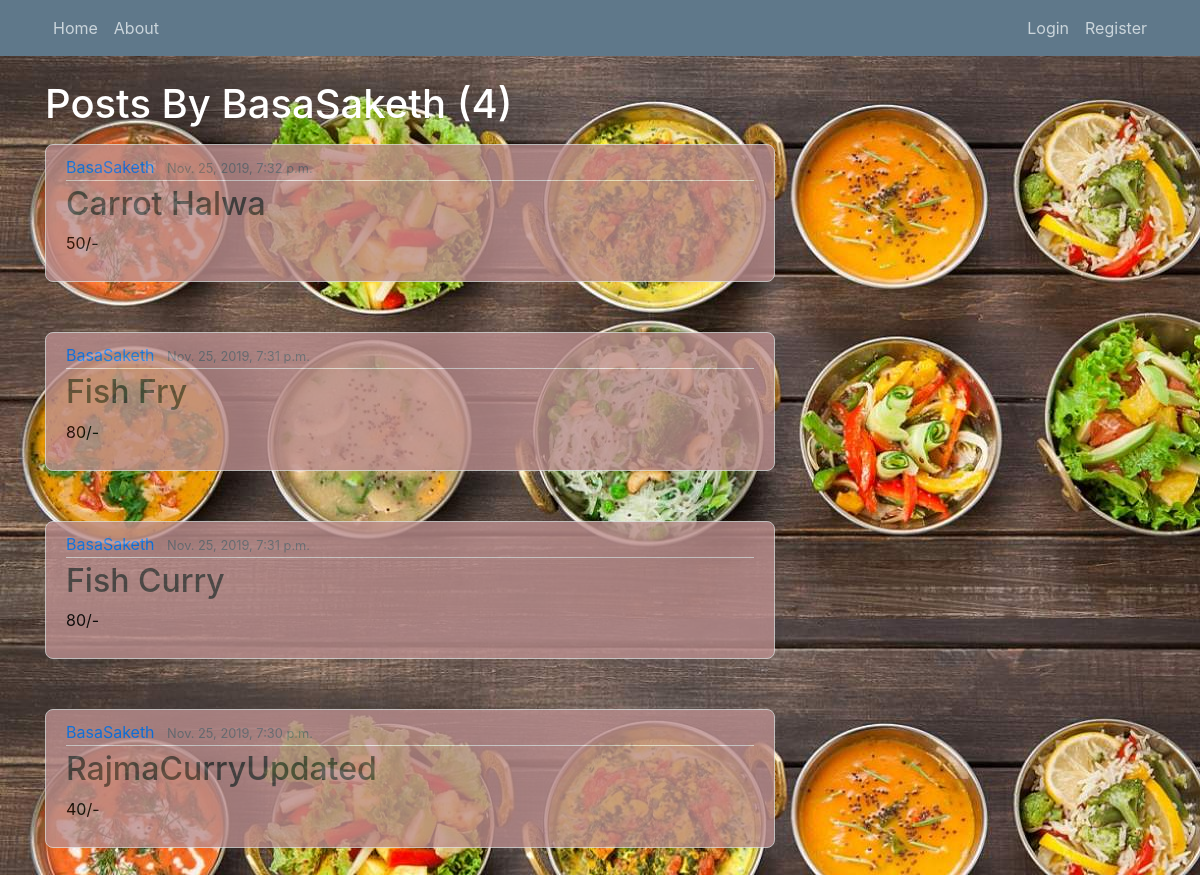
Screenshot of /user/BasaSaketh with the database file from the repository.
### users/models.py (models this page shows)
class User(AbstractUser):
    is_student = models.BooleanField(default=False)
    is_teacher = models.BooleanField(default=False)
    class Meta:
        db_table='auth_user'

### blog/models.py (models this page shows, shortened)
class Post(models.Model):
    title=models.CharField(max_length=100)
    content=models.TextField()
    date_posted=models.DateTimeField(default=timezone.now)
    author=models.ForeignKey(User, on_delete=models.CASCADE)

### blog/views.py (the view)
# urls.py: path('user/<str:username>', UserPostListView.as_view(),name='user-posts'),
class UserPostListView(ListView):
    model=Post
    template_name='blog/user_posts.html'
    context_object_name='posts'
    paginate_by=4
    def get_queryset(self):
        user = get_object_or_404(User,username=self.kwargs.get('username'))
        return Post.objects.filter(author=user).order_by('-date_posted')

### blog/templates/blog/user_posts.html (shortened to what this page needs)
{% extends "blog/base.html" %}
{% block content %}
    <h1 class="mb-3"> Posts By {{view.kwargs.username}} ({{ page_obj.paginator.count }})</h1>
    {% for post in posts%}
       <article class="media content-section">
        <div class="media-body">
            <div class="article-metadata">
            <a class="mr-2" href="{% url 'user-posts' post.author.username %}">{{ post.author }}</a>
            <small class="text-muted">{{ post.date_posted}}</small>
            </div>
            <h2><a class="article-title" href="{%url 'post-detail' post.id %}">{{ post.title }}</a></h2>
            <p class="article-content">{{ post.content }}</p>
        </div>
        </article>
    {% endfor %}
 {% endblock content %}

### blog/static/blog/main.css (style rules this page uses)
body { background-image: url('healthyfood.jpg'); color: black; margin-top: 5rem; }
h1, h2, h3, h4, h5, h6 { color: white; }
.content-section { background: #BC8F8F; padding: 10px 20px; border: 1px solid #dddddd; border-radius: 8px; margin-bottom: 50px; opacity: 0.8; }
.article-title { color: #444444; }
.article-content { white-space: pre-line; }
.article-metadata { padding-bottom: 1px; margin-bottom: 4px; border-bottom: 1px solid #e3e3e3 }

### rows the page displays
Post: author "BasaSaketh", date_posted "Nov. 25, 2019, 7:32 p.m.", title "Carrot Halwa", content "50/-"
Post: author "BasaSaketh", date_posted "Nov. 25, 2019, 7:31 p.m.", title "Fish Fry", content "80/-"
Post: author "BasaSaketh", date_posted "Nov. 25, 2019, 7:31 p.m.", title "Fish Curry", content "80/-"
Post: author "BasaSaketh", date_posted "Nov. 25, 2019, 7:30 p.m.", title "RajmaCurryUpdated", content "40/-"

### other values shown
{{ view.kwargs.username }} "BasaSaketh"
{{ page_obj.paginator.count }} "4"
